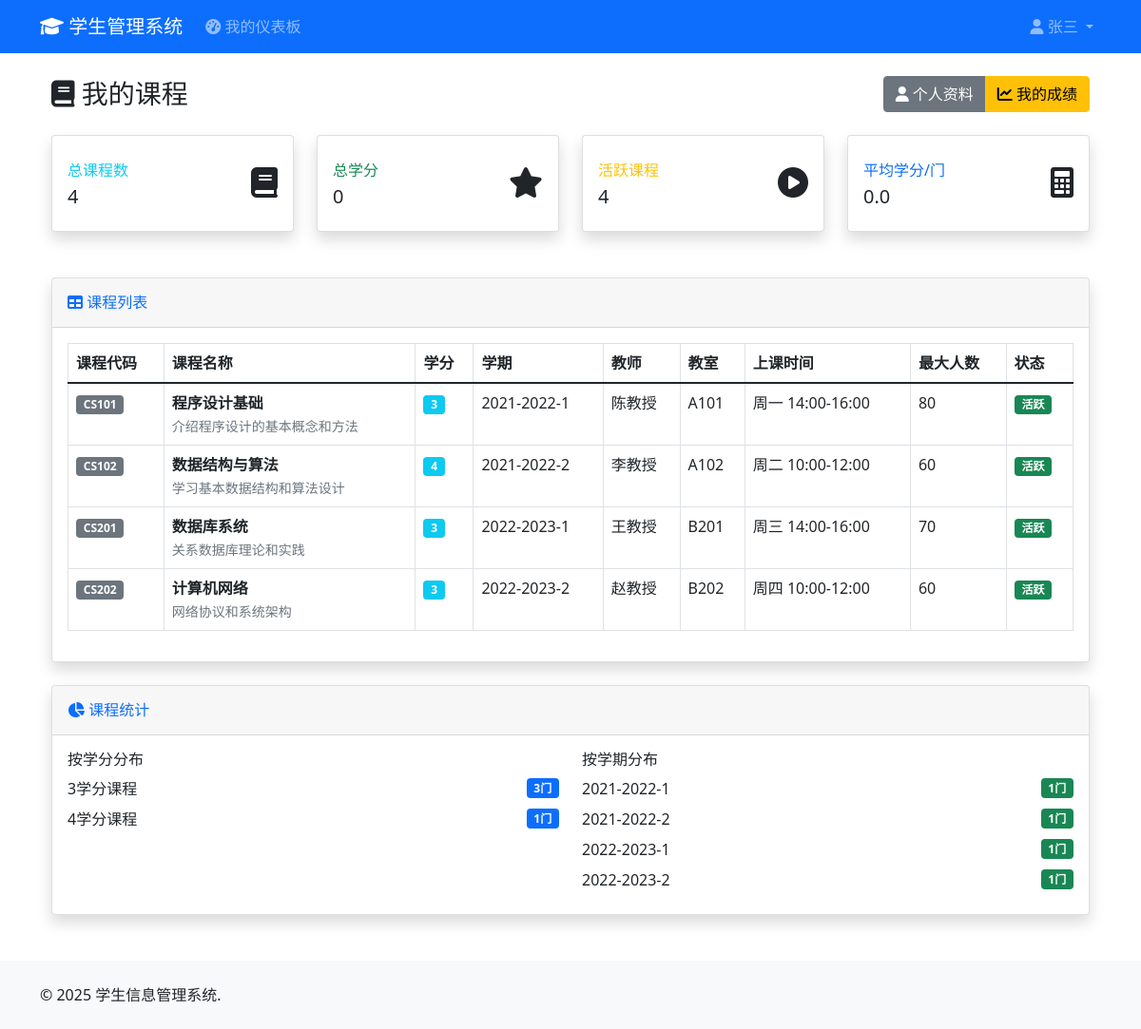
Page /student/courses (signed in) on the committed database.
### models.py (models this page shows, shortened)
class User(UserMixin, db.Model):
    __tablename__ = 'users'
    id = db.Column(db.Integer, primary_key=True)
    username = db.Column(db.String(80), unique=True, nullable=False)
    email = db.Column(db.String(120), unique=True, nullable=False)
    password_hash = db.Column(db.String(128), nullable=False)
    full_name = db.Column(db.String(100), nullable=False)
    phone = db.Column(db.String(20))
    created_at = db.Column(db.DateTime, default=datetime.datetime.utcnow)
    is_admin = db.Column(db.Boolean, default=False)
    is_active = db.Column(db.Boolean, default=True)

class Course(db.Model):
    __tablename__ = 'courses'
    id = db.Column(db.Integer, primary_key=True)
    course_code = db.Column(db.String(20), unique=True, nullable=False)
    course_name = db.Column(db.String(200), nullable=False)
    description = db.Column(db.Text)
    credits = db.Column(db.Integer, default=1)
    semester = db.Column(db.String(20), nullable=False)
    teacher_name = db.Column(db.String(100), nullable=False)
    max_students = db.Column(db.Integer, default=50)
    classroom = db.Column(db.String(100))
    schedule = db.Column(db.String(200))  # 上课时间
    created_at = db.Column(db.DateTime, default=datetime.datetime.utcnow)
    is_active = db.Column(db.Boolean, default=True)

### app.py (the view)
    @app.route('/student/courses')
    @login_required
    def student_courses():
        if current_user.is_admin:
            abort(403)
        student_profile = current_user.student_profile
        if not student_profile:
            flash('学生档案不存在！', 'error')
            return redirect(url_for('index'))
        grades = Grade.query.filter_by(student_id=student_profile.id).all()
        courses = [grade.course for grade in grades]
        return render_template('student/courses.html',
                             courses=courses,
                             student_profile=student_profile)

### templates/student/courses.html (shortened to what this page needs)
{% extends "base.html" %}
{% block content %}
<div class="container-fluid">
    <div class="d-sm-flex align-items-center justify-content-between mb-4">
        <h1 class="h3 mb-0 text-gray-800">
            <i class="fas fa-book"></i> 我的课程
        </h1>
        <div class="btn-group">
            <a href="{{ url_for('student_profile') }}" class="btn btn-secondary">
                <i class="fas fa-user"></i> 个人资料
            </a>
            <a href="{{ url_for('student_grades') }}" class="btn btn-warning">
                <i class="fas fa-chart-line"></i> 我的成绩
            </a>
        </div>
    </div>
    <div class="row mb-4">
        <div class="col-xl-3 col-md-6 mb-4">
            <div class="card border-left-info shadow h-100 py-2">
                <div class="card-body">
                    <div class="row no-gutters align-items-center">
                        <div class="col mr-2">
                            <div class="text-xs font-weight-bold text-info text-uppercase mb-1">
                                总课程数
                            </div>
                            <div class="h5 mb-0 font-weight-bold text-gray-800">{{ courses|length }}</div>
                        </div>
                        <div class="col-auto">
                            <i class="fas fa-book fa-2x text-gray-300"></i>
                        </div>
                    </div>
                </div>
            </div>
        </div>
        <div class="col-xl-3 col-md-6 mb-4">
            <div class="card border-left-success shadow h-100 py-2">
                <div class="card-body">
                    <div class="row no-gutters align-items-center">
                        <div class="col mr-2">
                            <div class="text-xs font-weight-bold text-success text-uppercase mb-1">
                                总学分
                            </div>
                            <div class="h5 mb-0 font-weight-bold text-gray-800">
                                {% set total_credits = 0 %}
                                {% for course in courses %}
                                    {% set total_credits = total_credits + course.credits %}
                                {% endfor %}
                                {{ total_credits }}
                            </div>
                        </div>
                        <div class="col-auto">
                            <i class="fas fa-star fa-2x text-gray-300"></i>
                        </div>
                    </div>
                </div>
            </div>
        </div>
        <div class="col-xl-3 col-md-6 mb-4">
            <div class="card border-left-warning shadow h-100 py-2">
                <div class="card-body">
                    <div class="row no-gutters align-items-center">
                        <div class="col mr-2">
                            <div class="text-xs font-weight-bold text-warning text-uppercase mb-1">
                                活跃课程
                            </div>
                            <div class="h5 mb-0 font-weight-bold text-gray-800">
                                {% set active_courses = courses|selectattr("is_active")|list|length %}
                                {{ active_courses }}
                            </div>
                        </div>
                        <div class="col-auto">
                            <i class="fas fa-play-circle fa-2x text-gray-300"></i>
                        </div>
                    </div>
                </div>
            </div>
        </div>
        <div class="col-xl-3 col-md-6 mb-4">
            <div class="card border-left-primary shadow h-100 py-2">
                <div class="card-body">
                    <div class="row no-gutters align-items-center">
                        <div class="col mr-2">
                            <div class="text-xs font-weight-bold text-primary text-uppercase mb-1">
                                平均学分/门
                            </div>
                            <div class="h5 mb-0 font-weight-bold text-gray-800">
                                {{ (total_credits / courses|length)|round(1) if courses|length > 0 else 0 }}
                            </div>
                        </div>
                        <div class="col-auto">
                            <i class="fas fa-calculator fa-2x text-gray-300"></i>
                        </div>
                    </div>
                </div>
            </div>
        </div>
    </div>
    <div class="card shadow mb-4">
        <div class="card-header py-3">
            <h6 class="m-0 font-weight-bold text-primary">
                <i class="fas fa-table"></i> 课程列表
            </h6>
        </div>
        <div class="card-body">
            {% if courses %}
                <div class="table-responsive">
                    <table class="table table-bordered" id="dataTable" width="100%" cellspacing="0">
                        <thead>
                            <tr>
                                <th>课程代码</th>
                                <th>课程名称</th>
                                <th>学分</th>
                                <th>学期</th>
                                <th>教师</th>
                                <th>教室</th>
                                <th>上课时间</th>
                                <th>最大人数</th>
                                <th>状态</th>
                            </tr>
                        </thead>
                        <tbody>
                            {% for course in courses %}
                            <tr>
                                <td><span class="badge bg-secondary">{{ course.course_code }}</span></td>
                                <td>
                                    <strong>{{ course.course_name }}</strong>
                                    {% if course.description %}
                                        <br><small class="text-muted">{{ course.description[:50] }}{% if course.description|length > 50 %}...{% endif %}</small>
                                    {% endif %}
                                </td>
                                <td><span class="badge bg-info">{{ course.credits }}</span></td>
                                <td>{{ course.semester }}</td>
                                <td>{{ course.teacher_name }}</td>
                                <td>{{ course.classroom or '-' }}</td>
                                <td>{{ course.schedule or '-' }}</td>
                                <td>{{ course.max_students }}</td>
                                <td>
                                    {% if course.is_active %}
                                        <span class="badge bg-success">活跃</span>
                                    {% else %}
                                        <span class="badge bg-secondary">停用</span>
                                    {% endif %}
                                </td>
                            </tr>
                            {% endfor %}
                        </tbody>
                    </table>
                </div>
            {% else %}
                <div class="text-center py-5">
                    <i class="fas fa-book fa-3x text-gray-300 mb-3"></i>
                    <h5 class="text-gray-600">暂无课程信息</h5>
                    <p class="text-muted">您尚未选择任何课程</p>
                </div>
            {% endif %}
        </div>
    </div>
    {% if courses %}
    <div class="row">
        <div class="col-12">
            <div class="card shadow">
                <div class="card-header py-3">
                    <h6 class="m-0 font-weight-bold text-primary">
                        <i class="fas fa-chart-pie"></i> 课程统计
                    </h6>
                </div>
                <div class="card-body">
                    <div class="row">
                        <div class="col-md-6">
                            <h6>按学分分布</h6>
                            {% set credit_stats = {} %}
                            {% for course in courses %}
                                {% set credit = course.credits %}
                                {% if credit not in credit_stats %}
                                    {% set _ = credit_stats.update({credit: 0}) %}
                                {% endif %}
                                {% set _ = credit_stats.update({credit: credit_stats[credit] + 1}) %}
                            {% endfor %}
                            {% for credit, count in credit_stats.items() %}
                            <div class="d-flex justify-content-between align-items-center mb-2">
                                <span>{{ credit }}学分课程</span>
                                <span class="badge bg-primary">{{ count }}门</span>
                            </div>
                            {% endfor %}
                        </div>
                        <div class="col-md-6">
                            <h6>按学期分布</h6>
                            {% set semester_stats = {} %}
                            {% for course in courses %}
                                {% set semester = course.semester %}
                                {% if semester not in semester_stats %}
                                    {% set _ = semester_stats.update({semester: 0}) %}
                                {% endif %}
                                {% set _ = semester_stats.update({semester: semester_stats[semester] + 1}) %}
                            {% endfor %}
                            {% for semester, count in semester_stats.items() %}
                            <div class="d-flex justify-content-between align-items-center mb-2">
                                <span>{{ semester }}</span>
                                <span class="badge bg-success">{{ count }}门</span>
                            </div>
                            {% endfor %}
                        </div>
                    </div>
                </div>
            </div>
        </div>
    </div>
    {% endif %}
</div>
{% endblock %}

### templates/base.html (shortened to what this page needs)
<!DOCTYPE html>
<html lang="zh-CN">
<head>
    <link href="https://cdn.jsdelivr.net/npm/bootstrap@5.1.3/dist/css/bootstrap.min.css" rel="stylesheet">
    <link href="https://cdnjs.cloudflare.com/ajax/libs/font-awesome/6.0.0/css/all.min.css" rel="stylesheet">
</head>
<body>
    <nav class="navbar navbar-expand-lg navbar-dark bg-primary">
        <div class="container">
            <a class="navbar-brand" href="{{ url_for('index') }}">
                <i class="fas fa-graduation-cap"></i> 学生管理系统
            </a>
            <div class="collapse navbar-collapse" id="navbarNav">
                <ul class="navbar-nav me-auto">
                    {% if current_user.is_authenticated %}
                        {% if current_user.is_admin %}
                            <li class="nav-item">
                                <a class="nav-link" href="{{ url_for('admin_dashboard') }}">
                                    <i class="fas fa-tachometer-alt"></i> 仪表板
                                </a>
                            </li>
                            <li class="nav-item dropdown">
                                <a class="nav-link dropdown-toggle" href="#" id="adminDropdown" role="button" data-bs-toggle="dropdown">
                                    <i class="fas fa-cogs"></i> 管理功能
                                </a>
                                <ul class="dropdown-menu">
                                    <li><a class="dropdown-item" href="{{ url_for('admin_users') }}">
                                        <i class="fas fa-users"></i> 用户管理
                                    </a></li>
                                    <li><a class="dropdown-item" href="{{ url_for('admin_students') }}">
                                        <i class="fas fa-user-graduate"></i> 学生管理
                                    </a></li>
                                    <li><a class="dropdown-item" href="{{ url_for('admin_courses') }}">
                                        <i class="fas fa-book"></i> 课程管理
                                    </a></li>
                                    <li><a class="dropdown-item" href="{{ url_for('admin_grades') }}">
                                        <i class="fas fa-chart-line"></i> 成绩管理
                                    </a></li>
                                </ul>
                            </li>
                        {% else %}
                            <li class="nav-item">
                                <a class="nav-link" href="{{ url_for('student_dashboard') }}">
                                    <i class="fas fa-tachometer-alt"></i> 我的仪表板
                                </a>
                            </li>
                        {% endif %}
                    {% endif %}
                </ul>
                <ul class="navbar-nav">
                    {% if current_user.is_authenticated %}
                        <li class="nav-item dropdown">
                            <a class="nav-link dropdown-toggle" href="#" id="userDropdown" role="button" data-bs-toggle="dropdown">
                                <i class="fas fa-user"></i> {{ current_user.full_name }}
                            </a>
                        </li>
                    {% endif %}
                </ul>
            </div>
        </div>
    </nav>
    <main class="container mt-4">
        {% block content %}{% endblock %}
    </main>
    <footer class="bg-light mt-5 py-4">
        <div class="container">
            <div class="row">
                <div class="col-md-6">
                    <p class="mb-0">&copy; 2025 学生信息管理系统.</p>
            </div>
        </div>
    </footer>
</body>
</html>

### rows in the picture
User: full_name "张三"
Course: course_code "CS101", course_name "程序设计基础", description "介绍程序设计的基本概念和方法", credits "3", semester "2021-2022-1", teacher_name "陈教授", classroom "A101", schedule "周一 14:00-16:00", max_students "80", is_active "活跃", count "1"
Course: course_code "CS102", course_name "数据结构与算法", description "学习基本数据结构和算法设计", credits "4", semester "2021-2022-2", teacher_name "李教授", classroom "A102", schedule "周二 10:00-12:00", max_students "60", shows "活跃", is_active "1"
Course: course_code "CS201", course_name "数据库系统", description "关系数据库理论和实践", credits "3", semester "2022-2023-1", teacher_name "王教授", classroom "B201", schedule "周三 14:00-16:00", max_students "70", shows "活跃", is_active "1"
Course: course_code "CS202", course_name "计算机网络", description "网络协议和系统架构", credits "3", semester "2022-2023-2", teacher_name "赵教授", classroom "B202", schedule "周四 10:00-12:00", max_students "60", shows "活跃", is_active "1"

### other values in the picture
{{ courses|length }} "4"
{{ total_credits }} "0"
{{ active_courses }} "4"
{{ (total_credits / courses|length)|round(1) if courses|length > 0 else 0 }} "0.0"
{{ credit }} "3" "4"
{{ count }} "3" "1"
